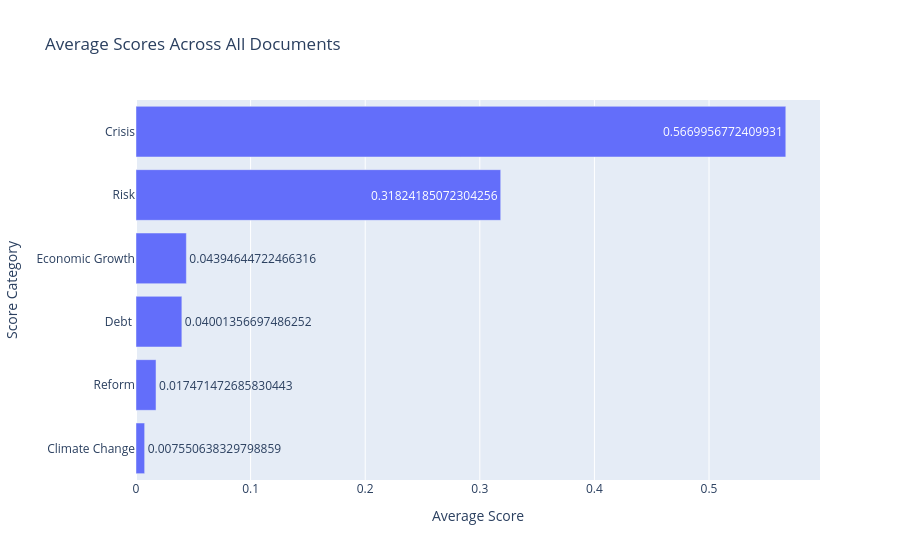

Here is the notebook cell this chart was saved with:
### Code cell
# Aggregate scores by Score Type (calculate average over all documents)
data_avg = data_melted.groupby("Score Type", as_index=False)["Score"].mean()

# Sort scores from highest to lowest
data_avg = data_avg.sort_values(by="Score", ascending=False)

# Create bar chart
fig = px.bar(data_avg, x="Score", y="Score Type", orientation="h", 
             title="Average Scores Across All Documents",
             labels={"Score": "Average Score", "Score Type": "Score Category"},
             text="Score")

fig.update_layout(
    xaxis_title="Average Score",
    yaxis_title="Score Category",
    yaxis=dict(categoryorder="total ascending"),  # Ensure highest score is at the top
    showlegend=False
)

fig.show()

### Figure 1 — Plotly figure (JSON) as saved in the notebook; plotly's stock layout.template omitted (floating-point values rounded to 4 significant figures)
{"data": [{"hovertemplate": "Average Score=%{text}<br>Score Category=%{y}<extra></extra>", "legendgroup": "", "marker": {"color": "#636efa", "pattern": {"shape": ""}}, "name": "", "orientation": "h", "showlegend": false, "text": [0.567, 0.3182, 0.04395, 0.04001, 0.01747, 0.007551], "textposition": "auto", "type": "bar", "x": [0.567, 0.3182, 0.04395, 0.04001, 0.01747, 0.007551], "xaxis": "x", "y": ["Crisis", "Risk", "Economic Growth", "Debt ", "Reform", "Climate Change"], "yaxis": "y"}], "layout": {"barmode": "relative", "legend": {"tracegroupgap": 0}, "showlegend": false, "title": {"text": "Average Scores Across All Documents"}, "xaxis": {"anchor": "y", "domain": [0, 1], "title": {"text": "Average Score"}}, "yaxis": {"anchor": "x", "categoryorder": "total ascending", "domain": [0, 1], "title": {"text": "Score Category"}}}}
